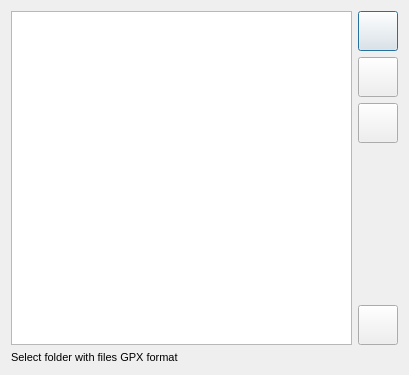
<?xml version="1.0" encoding="UTF-8"?>
<ui version="4.0">
 <class>Dialog</class>
 <widget class="QDialog" name="Dialog">
  <property name="geometry">
   <rect>
    <x>0</x>
    <y>0</y>
    <width>409</width>
    <height>375</height>
   </rect>
  </property>
  <property name="font">
   <font>
    <family>Arial</family>
    <pointsize>8</pointsize>
   </font>
  </property>
  <property name="windowTitle">
   <string>Converting GPX to MapInfo TAB</string>
  </property>
  <layout class="QVBoxLayout" name="verticalLayout_2">
   <item>
    <layout class="QHBoxLayout" name="horizontalLayout">
     <item>
      <widget class="QTableView" name="tableView">
       <property name="editTriggers">
        <set>QAbstractItemView::NoEditTriggers</set>
       </property>
       <property name="selectionMode">
        <enum>QAbstractItemView::MultiSelection</enum>
       </property>
       <property name="selectionBehavior">
        <enum>QAbstractItemView::SelectRows</enum>
       </property>
      </widget>
     </item>
     <item>
      <layout class="QVBoxLayout" name="verticalLayout">
       <property name="rightMargin">
        <number>0</number>
       </property>
       <item>
        <widget class="QPushButton" name="btnFolder">
         <property name="minimumSize">
          <size>
           <width>40</width>
           <height>40</height>
          </size>
         </property>
         <property name="maximumSize">
          <size>
           <width>40</width>
           <height>40</height>
          </size>
         </property>
         <property name="focusPolicy">
          <enum>Qt::StrongFocus</enum>
         </property>
         <property name="statusTip">
          <string/>
         </property>
         <property name="whatsThis">
          <string/>
         </property>
         <property name="text">
          <string notr="true"/>
         </property>
         <property name="iconSize">
          <size>
           <width>30</width>
           <height>30</height>
          </size>
         </property>
        </widget>
       </item>
       <item>
        <widget class="QPushButton" name="btnAll">
         <property name="minimumSize">
          <size>
           <width>40</width>
           <height>40</height>
          </size>
         </property>
         <property name="maximumSize">
          <size>
           <width>40</width>
           <height>40</height>
          </size>
         </property>
         <property name="text">
          <string notr="true"/>
         </property>
        </widget>
       </item>
       <item>
        <widget class="QPushButton" name="btnSelect">
         <property name="minimumSize">
          <size>
           <width>40</width>
           <height>40</height>
          </size>
         </property>
         <property name="maximumSize">
          <size>
           <width>40</width>
           <height>40</height>
          </size>
         </property>
         <property name="text">
          <string notr="true"/>
         </property>
        </widget>
       </item>
       <item>
        <spacer name="verticalSpacer">
         <property name="orientation">
          <enum>Qt::Vertical</enum>
         </property>
         <property name="sizeHint" stdset="0">
          <size>
           <width>20</width>
           <height>40</height>
          </size>
         </property>
        </spacer>
       </item>
       <item>
        <widget class="QPushButton" name="btnCancel">
         <property name="minimumSize">
          <size>
           <width>40</width>
           <height>40</height>
          </size>
         </property>
         <property name="maximumSize">
          <size>
           <width>40</width>
           <height>40</height>
          </size>
         </property>
         <property name="text">
          <string notr="true"/>
         </property>
        </widget>
       </item>
      </layout>
     </item>
    </layout>
   </item>
   <item>
    <widget class="QLabel" name="label">
     <property name="text">
      <string>Select folder with files GPX format</string>
     </property>
    </widget>
   </item>
  </layout>
 </widget>
 <resources/>
 <connections/>
</ui>
